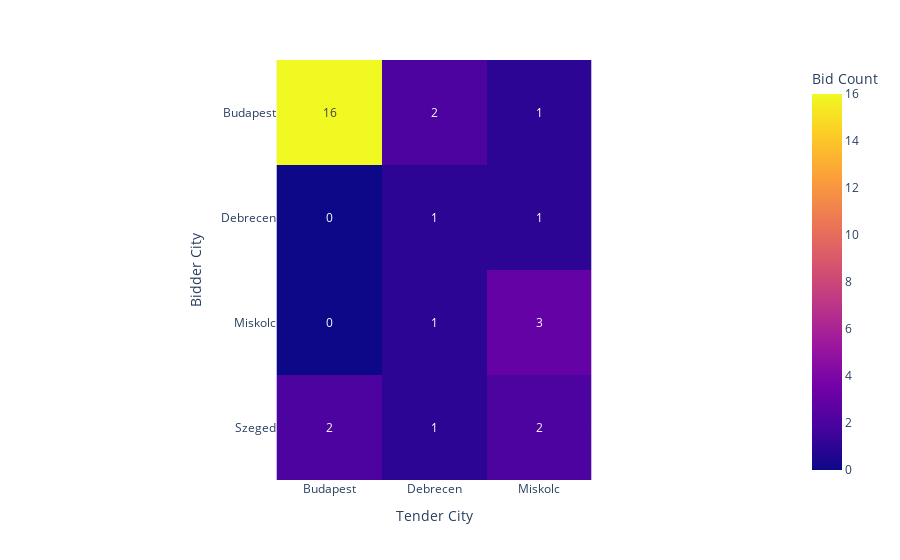

The code cell stored with this chart in its notebook:
### Markdown cell above
---
# TASK 3

**Compute the total number of bids for each city pair. For example, how many times did a company from "Szeged" bid for a project in "Miskolc"?**

***My Attempt:***

For this part, I merged the data from all the avialable data. The **bid.dta** is merged with **bidder.dta** over `bidder_id`, which then is merged with **tender.dta** over `tender_id`. This way, I have all the names of bidder_city and tender_city in one single place.

Later, it is just the cross-tabulation between the bidder_city and tender_city to see how may times a bidder city has bid for city in tender in particular city. In the heatmap below, we can see a compnay in "Szeged" have bid 2 times for tender in "Miskolc".

### Code cell
# Pair-wise matrix
tender_bidder_matrix = pd.crosstab(
    merged["bidder_city"], merged["tender_city"]
)

# Plot heatmap
heatmap = px.imshow(
    tender_bidder_matrix,
    text_auto=True,
    labels=dict(x="Tender City", y="Bidder City", color="Bid Count"),
)
heatmap

### Figure 1 — Plotly figure (JSON) as saved in the notebook; plotly's stock layout.template omitted (floating-point values rounded to 4 significant figures)
{"data": [{"coloraxis": "coloraxis", "hovertemplate": "Tender City: %{x}<br>Bidder City: %{y}<br>Bid Count: %{z}<extra></extra>", "name": "0", "texttemplate": "%{z}", "type": "heatmap", "x": ["Budapest", "Debrecen", "Miskolc"], "xaxis": "x", "y": ["Budapest", "Debrecen", "Miskolc", "Szeged"], "yaxis": "y", "z": [[16, 2, 1], [0, 1, 1], [0, 1, 3], [2, 1, 2]]}], "layout": {"coloraxis": {"colorbar": {"title": {"text": "Bid Count"}}, "colorscale": [[0, "#0d0887"], [0.1111, "#46039f"], [0.2222, "#7201a8"], [0.3333, "#9c179e"], [0.4444, "#bd3786"], [0.5556, "#d8576b"], [0.6667, "#ed7953"], [0.7778, "#fb9f3a"], [0.8889, "#fdca26"], [1, "#f0f921"]]}, "margin": {"t": 60}, "xaxis": {"anchor": "y", "constrain": "domain", "domain": [0, 1], "scaleanchor": "y", "title": {"text": "Tender City"}}, "yaxis": {"anchor": "x", "autorange": "reversed", "constrain": "domain", "domain": [0, 1], "title": {"text": "Bidder City"}}}}
